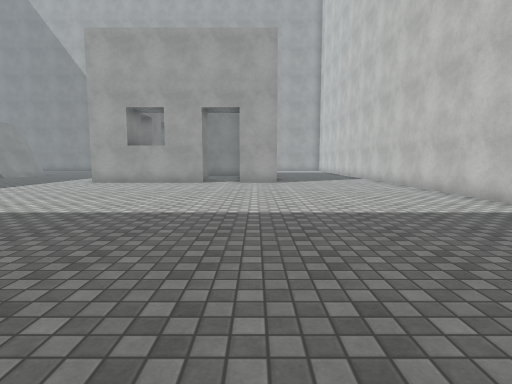
View 1 (above)

24 first-person views from a walk through a Unity game level. The camera is 1.3 m above the floor, tilts 6° down and sees 80° across. The floor is counted in squares, 1.32 m on a side. Each view is taken from the middle of a square. On the plan, view 1 faces up. The plan holds only what a view shows up to about 12 squares ahead; the rest is blank. The player character is not drawn. Some animated figures are not drawn. Surface patterns are stand-ins for the level's own textures.

View 2
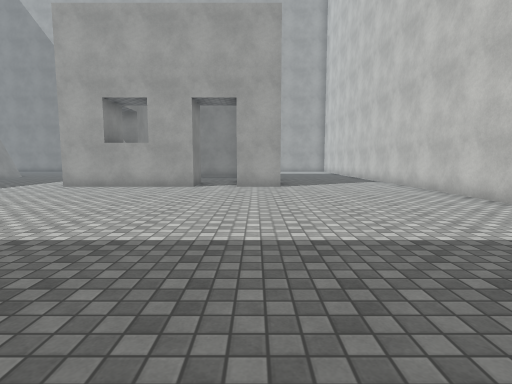

View 3
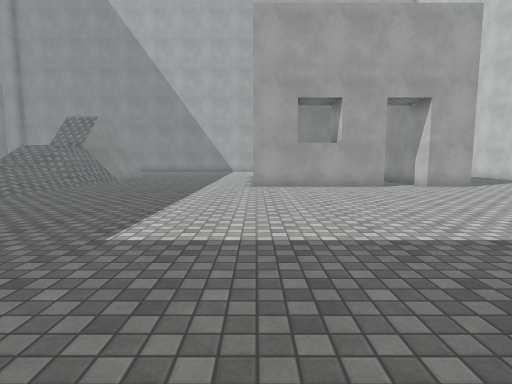

View 4
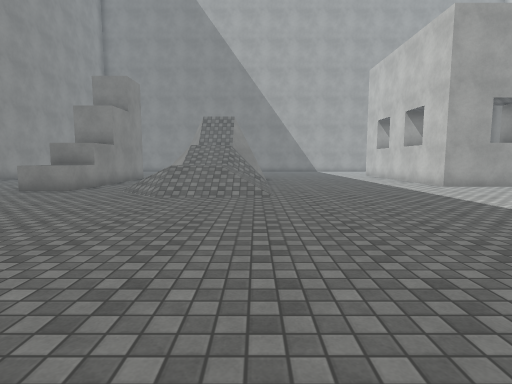

View 5
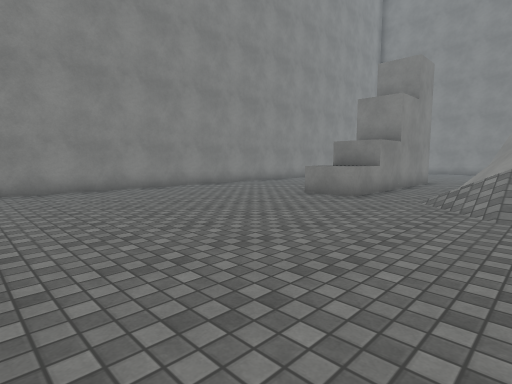

View 6
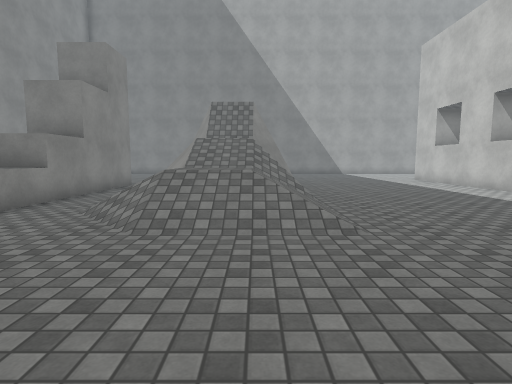

View 7
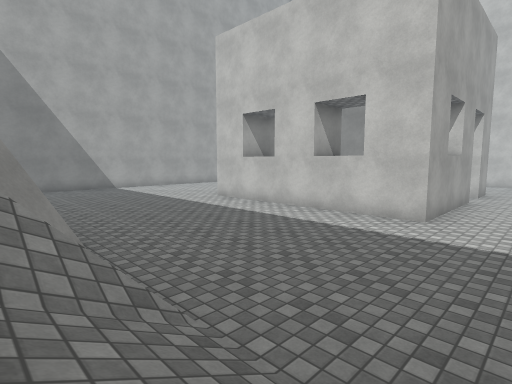

View 8
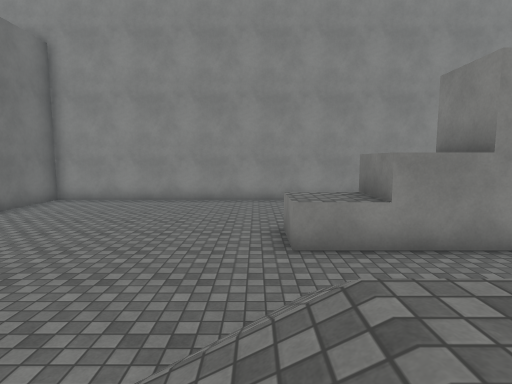

View 9
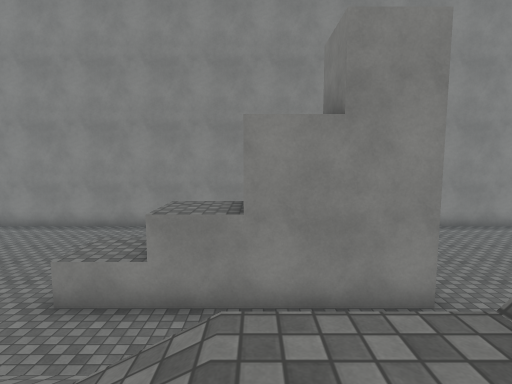

View 10
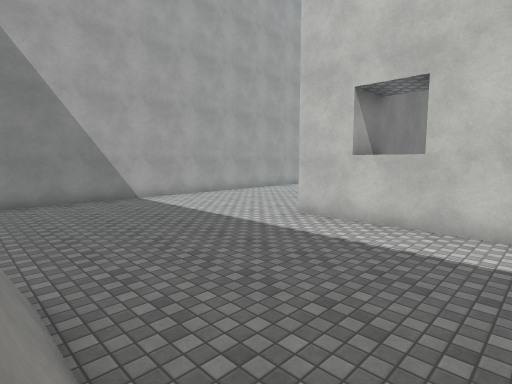

View 11
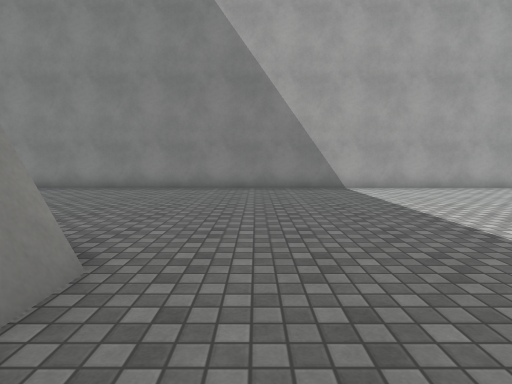

View 12
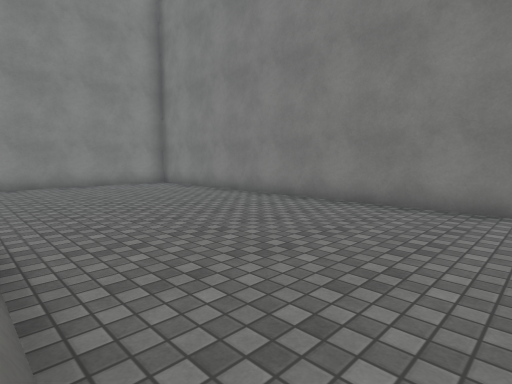

View 13
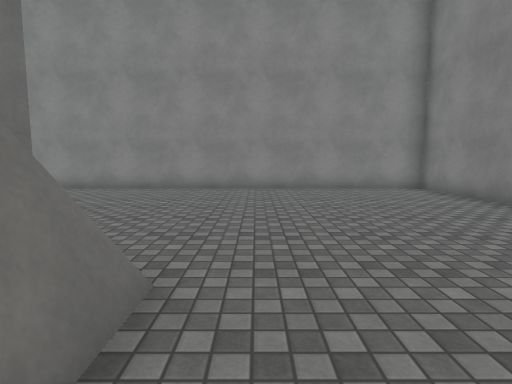

View 14
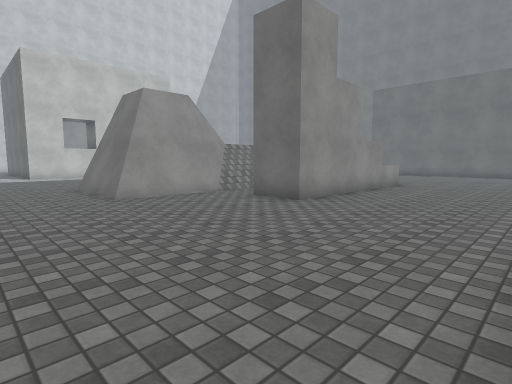

View 15
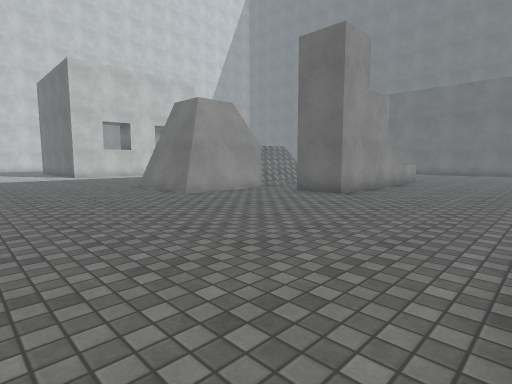

View 16
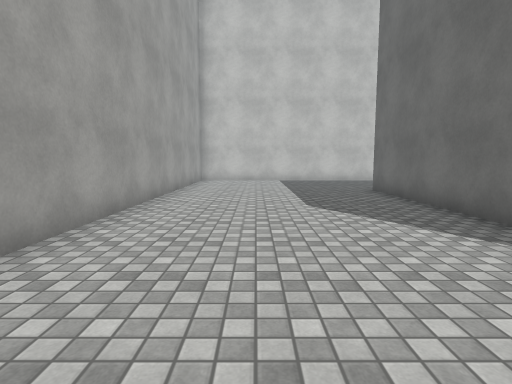

View 17
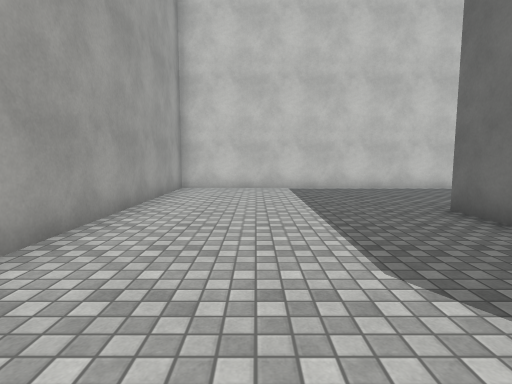

View 18
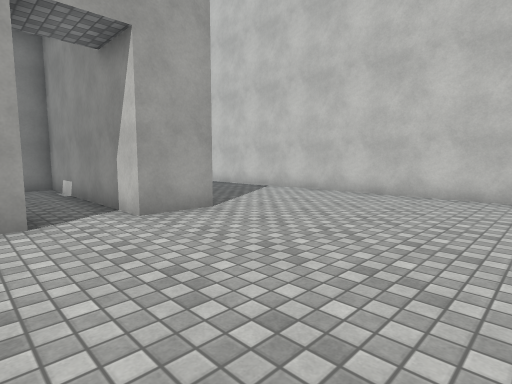

View 19
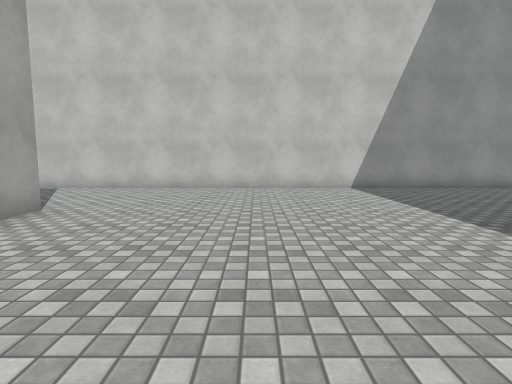

View 20
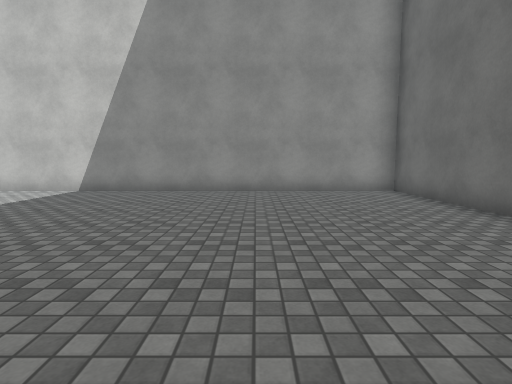

View 21
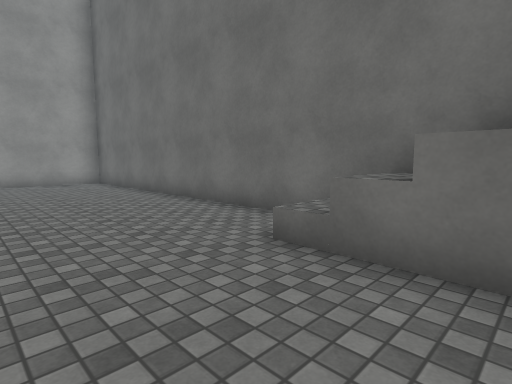

View 22
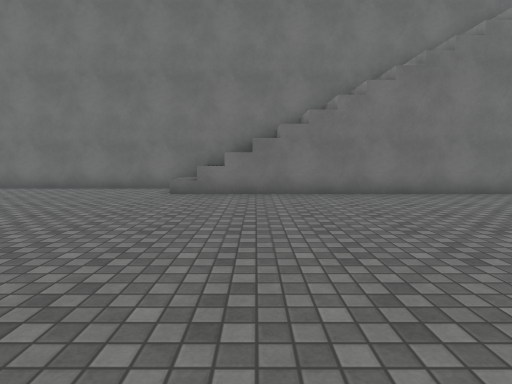

View 23
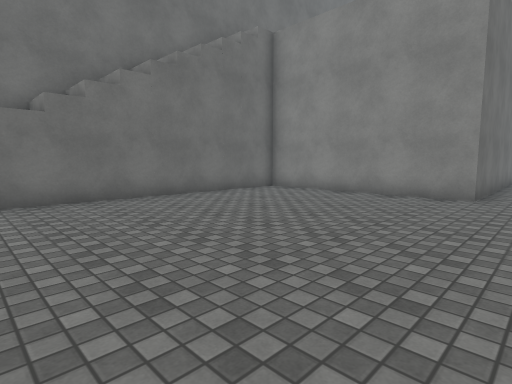

View 24
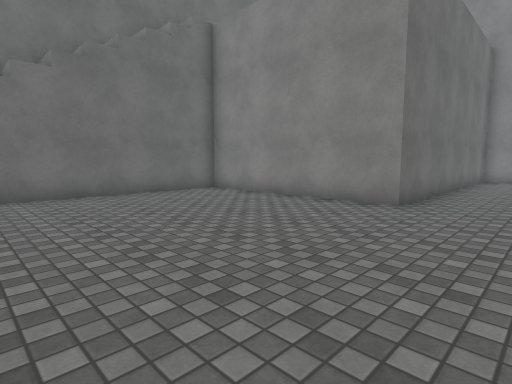

### Floor plan
Key: @ floor where view 1 was taken; # wall or solid block; . main floor; : floor 1 m higher than the main floor; + floor 2 m higher than the main floor; * floor 7.5 m higher than the main floor; / step, stairs or slope; = window, fence, low wall or low ledge; ^ raised ledge; v drop or lower ground.
Columns run from 27 left of view 1 to 6 right of it. Each row starts with its distance up from view 1.
 28 ##################################
 27 #................................#
 26 #................................#
 25 #................................#
 24 #................................#
 23 #................................#
 22 #................................#
 21 #........####.......#  ######....#
 20 #........## ##......#     ## ....#
 19 #........##  #......#     .#   ..#
 18 #.....##.##/v#......#    ..#     #
 17 #.....##./#/=#......#    ..#   ..#
 16 #.....##.//+//......#    ..#  ...#
 15 # ....##.//+/ ......#    ..# ....#
 14 # ....##./=///......#   #..##....#
 13 # ....^^./////......#####........#
 12 #.....^^.//://...................#
 11 #......../////...................#
 10 #.........////...................#
  9 #................................#
  8 #................................#
  7 #................................#
  6 #................................#
  5 #................................#
  4 #................................#
  3 #         *......................#
  2 #         *......................#
  1           *......................#
  0           *................@.....#
 -1           *......................#
 -2           *......................#
 -3            ///////////...........#
 -4            ///////////...........#
 -5          #########################

Positions as (right, up) in squares from view 1, and headings:
1: (0, 0), facing up
2: (0, 2), facing up
3: (-7, 2), facing up
4: (-14, 2), facing up
5: (-16, 4), facing up-left
6: (-15, 6), facing up
7: (-15, 11), facing up-right
8: (-15, 11), facing left
9: (-15, 15), facing left
10: (-14, 16), facing up-right
11: (-12, 17), facing up
12: (-14, 21), facing up-left
13: (-16, 22), facing left
14: (-26, 24), facing down-right
15: (-26, 26), facing down-right
16: (-9, 25), facing right
17: (-5, 25), facing right
18: (-3, 8), facing up-right
19: (-5, 9), facing right
20: (-4, 0), facing right
21: (-8, 0), facing down-right
22: (-8, 6), facing down
23: (-8, 5), facing down-left
24: (-10, 6), facing down-left
